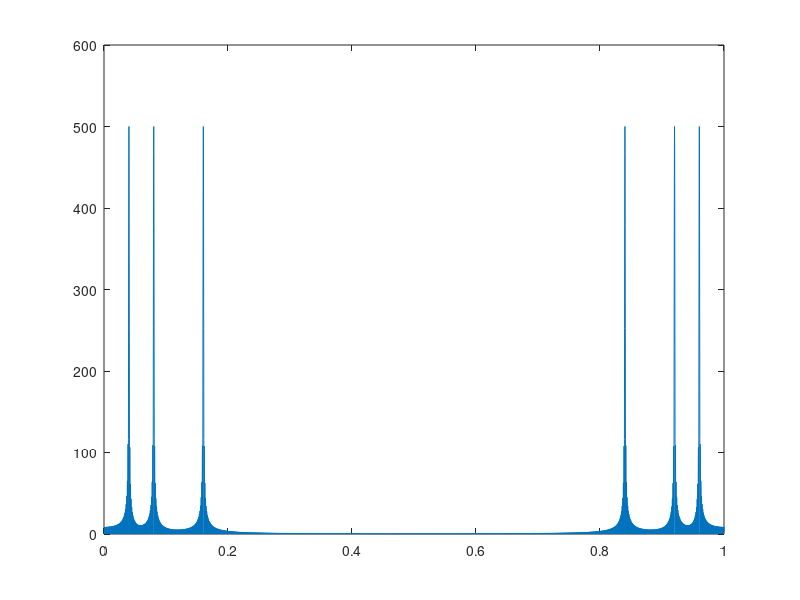
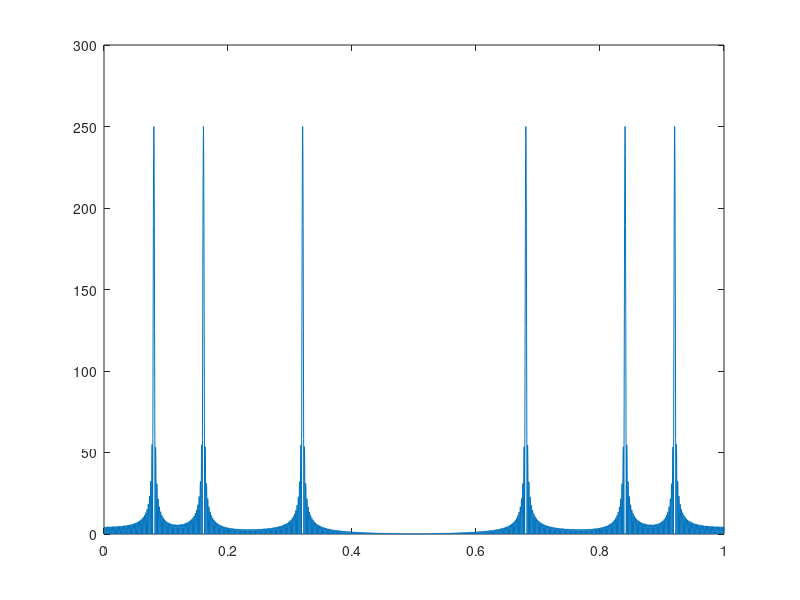
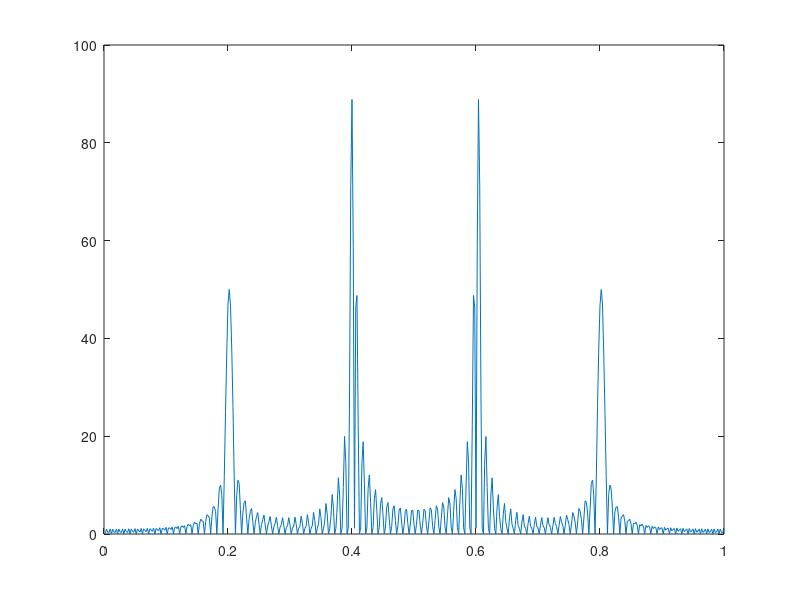

Here is the MATLAB script that generated these plots, in order:
x1=sin(2*pi*40*(1:1000)/1000);
x2=sin(2*pi*80*(1:1000)/1000);
x3=sin(2*pi*160*(1:1000)/1000);
x=[x1 zeros(1,1000) x2 zeros(1,1000) x3];

%sound(x,9000)

N=length(x);
X=fft(x);
figure;
normFreq=(1:N)/N;
plot(normFreq,abs(X))

sizex=length(x);
% Down-sampling by a factor 2
x2=x(1:2:sizex);
N=length(x2);
% DFT / DFS of the down-sampled signal
X2=fft(x2);
% Plot of the spectrum of the down-sampled signal in normalized frequencies
figure; 
normFreq=(1:N)/N;
plot(normFreq,abs(X2))

% Zero padding
XX2=(sizex/N)*[X2(1:(N/2)) zeros(1,sizex-N) X2((1+N/2):N)];
% Reconstruction by inverse DFT /DFS
xx2=real(ifft(XX2));

sizex=length(x);
% Down-sampling by a factor 2
x10=x(1:10:sizex);
N=length(x10);
% DFT / DFS of the down-sampled signal
X10=fft(x10);
% Plot of the spectrum of the down-sampled signal in normalized frequencies
figure; 
plot((1:N)/N,abs(X10))

% Zero padding
XX10=(sizex/N)*[X10(1:(N/2)) zeros(1,sizex-N) X10((1+N/2):N)];
% Reconstruction by inverse DFT /DFS
xx10=real(ifft(XX10));
